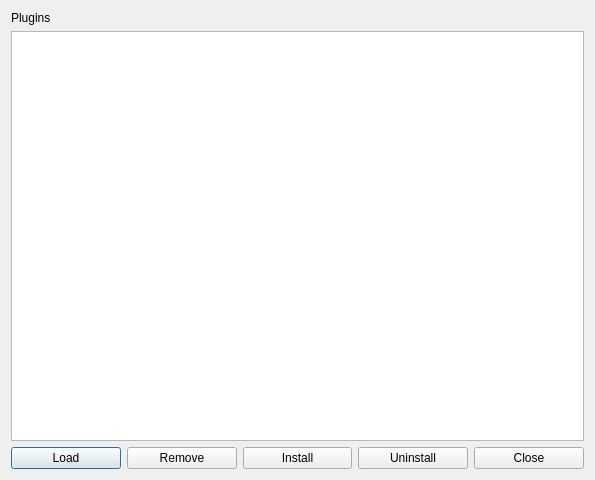
<?xml version="1.0" encoding="UTF-8"?>
<ui version="4.0">
 <class>AwardPluginManagerClass</class>
 <widget class="QDialog" name="AwardPluginManagerClass">
  <property name="geometry">
   <rect>
    <x>0</x>
    <y>0</y>
    <width>595</width>
    <height>480</height>
   </rect>
  </property>
  <property name="windowTitle">
   <string>AwardPluginManager</string>
  </property>
  <layout class="QGridLayout" name="gridLayout">
   <item row="0" column="0">
    <widget class="QLabel" name="label_2">
     <property name="text">
      <string>Plugins</string>
     </property>
    </widget>
   </item>
   <item row="2" column="0">
    <layout class="QHBoxLayout" name="horizontalLayout">
     <item>
      <widget class="QPushButton" name="loadButton">
       <property name="text">
        <string>Load</string>
       </property>
      </widget>
     </item>
     <item>
      <widget class="QPushButton" name="removeButton">
       <property name="text">
        <string>Remove</string>
       </property>
      </widget>
     </item>
     <item>
      <widget class="QPushButton" name="installButton">
       <property name="text">
        <string>Install</string>
       </property>
      </widget>
     </item>
     <item>
      <widget class="QPushButton" name="uninstallButton">
       <property name="text">
        <string>Uninstall</string>
       </property>
      </widget>
     </item>
     <item>
      <widget class="QPushButton" name="closeButton">
       <property name="text">
        <string>Close</string>
       </property>
      </widget>
     </item>
    </layout>
   </item>
   <item row="1" column="0">
    <widget class="QTableView" name="tableView"/>
   </item>
  </layout>
 </widget>
 <resources/>
 <connections/>
</ui>
